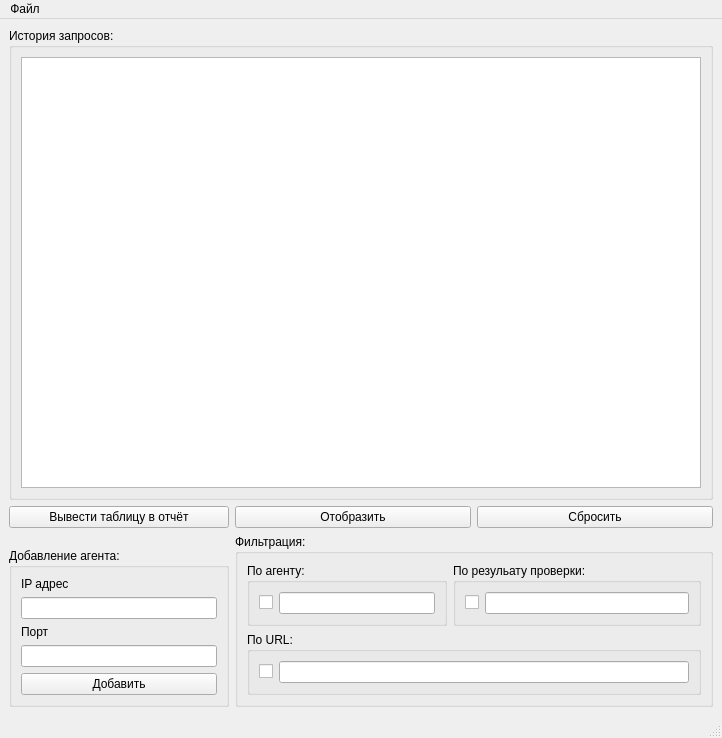
<?xml version="1.0" encoding="UTF-8"?>
<ui version="4.0">
 <class>MainWindow</class>
 <widget class="QMainWindow" name="MainWindow">
  <property name="geometry">
   <rect>
    <x>0</x>
    <y>0</y>
    <width>722</width>
    <height>738</height>
   </rect>
  </property>
  <property name="windowTitle">
   <string>MainWindow</string>
  </property>
  <widget class="QWidget" name="centralwidget">
   <layout class="QGridLayout" name="gridLayout">
    <item row="1" column="0">
     <widget class="QPushButton" name="pushButton_2">
      <property name="text">
       <string>Вывести таблицу в отчёт</string>
      </property>
     </widget>
    </item>
    <item row="3" column="0">
     <widget class="QGroupBox" name="groupBox">
      <property name="maximumSize">
       <size>
        <width>220</width>
        <height>190</height>
       </size>
      </property>
      <property name="title">
       <string>Добавление агента:</string>
      </property>
      <layout class="QVBoxLayout" name="verticalLayout">
       <item>
        <widget class="QLabel" name="label">
         <property name="text">
          <string>IP адрес</string>
         </property>
        </widget>
       </item>
       <item>
        <widget class="QLineEdit" name="lineEdit"/>
       </item>
       <item>
        <widget class="QLabel" name="label_2">
         <property name="text">
          <string>Порт</string>
         </property>
        </widget>
       </item>
       <item>
        <widget class="QLineEdit" name="lineEdit_2"/>
       </item>
       <item>
        <widget class="QPushButton" name="pushButton">
         <property name="text">
          <string>Добавить</string>
         </property>
        </widget>
       </item>
      </layout>
     </widget>
    </item>
    <item row="1" column="1">
     <widget class="QPushButton" name="pushButton_3">
      <property name="text">
       <string>Отобразить</string>
      </property>
     </widget>
    </item>
    <item row="1" column="2">
     <widget class="QPushButton" name="pushButton_4">
      <property name="text">
       <string>Сбросить</string>
      </property>
     </widget>
    </item>
    <item row="2" column="1" rowspan="2" colspan="2">
     <widget class="QGroupBox" name="groupBox_3">
      <property name="title">
       <string>Фильтрация:</string>
      </property>
      <layout class="QGridLayout" name="gridLayout_2">
       <item row="2" column="0" colspan="2">
        <widget class="QGroupBox" name="groupBox_5">
         <property name="title">
          <string>По URL:</string>
         </property>
         <layout class="QHBoxLayout" name="horizontalLayout_2">
          <item>
           <widget class="QCheckBox" name="checkBox_2">
            <property name="maximumSize">
             <size>
              <width>17</width>
              <height>16777215</height>
             </size>
            </property>
            <property name="text">
             <string/>
            </property>
           </widget>
          </item>
          <item>
           <widget class="QLineEdit" name="lineEdit_4"/>
          </item>
         </layout>
        </widget>
       </item>
       <item row="0" column="0">
        <widget class="QGroupBox" name="groupBox_4">
         <property name="maximumSize">
          <size>
           <width>200</width>
           <height>16777215</height>
          </size>
         </property>
         <property name="title">
          <string>По агенту:</string>
         </property>
         <layout class="QHBoxLayout" name="horizontalLayout">
          <item>
           <widget class="QCheckBox" name="checkBox">
            <property name="maximumSize">
             <size>
              <width>17</width>
              <height>16777215</height>
             </size>
            </property>
            <property name="text">
             <string/>
            </property>
           </widget>
          </item>
          <item>
           <widget class="QLineEdit" name="lineEdit_3"/>
          </item>
         </layout>
        </widget>
       </item>
       <item row="0" column="1">
        <widget class="QGroupBox" name="groupBox_6">
         <property name="title">
          <string>По резульату проверки:</string>
         </property>
         <layout class="QHBoxLayout" name="horizontalLayout_3">
          <item>
           <widget class="QCheckBox" name="checkBox_3">
            <property name="maximumSize">
             <size>
              <width>17</width>
              <height>16777215</height>
             </size>
            </property>
            <property name="text">
             <string/>
            </property>
           </widget>
          </item>
          <item>
           <widget class="QLineEdit" name="lineEdit_5"/>
          </item>
         </layout>
        </widget>
       </item>
      </layout>
     </widget>
    </item>
    <item row="0" column="0" colspan="3">
     <widget class="QGroupBox" name="groupBox_2">
      <property name="minimumSize">
       <size>
        <width>700</width>
        <height>0</height>
       </size>
      </property>
      <property name="title">
       <string>История запросов:</string>
      </property>
      <layout class="QHBoxLayout" name="horizontalLayout_4">
       <item>
        <widget class="QTableView" name="tableView"/>
       </item>
      </layout>
     </widget>
    </item>
   </layout>
  </widget>
  <widget class="QMenuBar" name="menubar">
   <property name="geometry">
    <rect>
     <x>0</x>
     <y>0</y>
     <width>722</width>
     <height>26</height>
    </rect>
   </property>
   <widget class="QMenu" name="menu">
    <property name="title">
     <string>Файл</string>
    </property>
    <addaction name="action"/>
    <addaction name="action_2"/>
   </widget>
   <addaction name="menu"/>
  </widget>
  <widget class="QStatusBar" name="statusbar"/>
  <action name="action">
   <property name="text">
    <string>Открыть базу данных</string>
   </property>
   <property name="shortcut">
    <string>Ctrl+O</string>
   </property>
  </action>
  <action name="action_2">
   <property name="text">
    <string>Создать базу данных</string>
   </property>
   <property name="shortcut">
    <string>Ctrl+N</string>
   </property>
  </action>
 </widget>
 <resources/>
 <connections/>
</ui>
